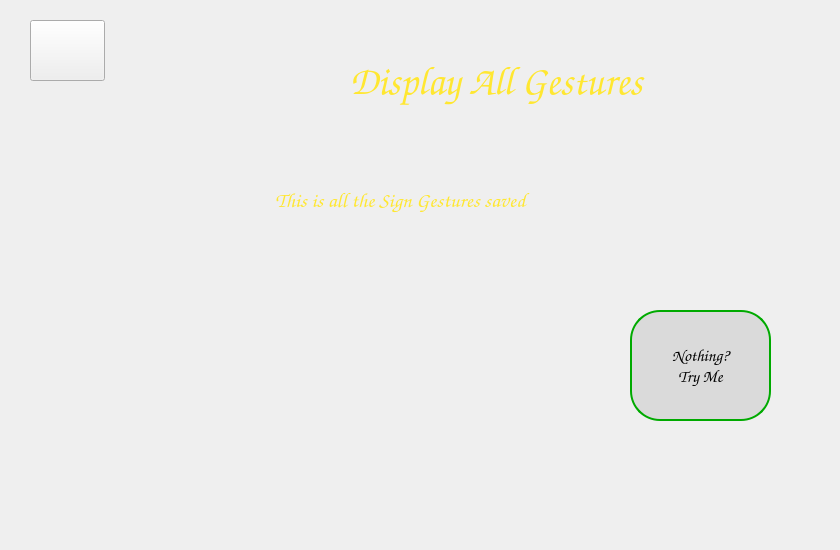
    <widget class="QWidget" name="page_6">
     <widget class="QLabel" name="Title_Page5">
      <property name="geometry">
       <rect>
        <x>170</x>
        <y>10</y>
        <width>661</width>
        <height>141</height>
       </rect>
      </property>
      <property name="font">
       <font>
        <family>Comic Sans MS</family>
        <pointsize>30</pointsize>
        <weight>75</weight>
        <italic>true</italic>
        <bold>true</bold>
       </font>
      </property>
      <property name="mouseTracking">
       <bool>false</bool>
      </property>
      <property name="styleSheet">
       <string notr="true">QLabel {color :rgb(255, 231, 49);}</string>
      </property>
      <property name="text">
       <string>Display All Gestures </string>
      </property>
      <property name="textFormat">
       <enum>Qt::AutoText</enum>
      </property>
      <property name="scaledContents">
       <bool>false</bool>
      </property>
      <property name="alignment">
       <set>Qt::AlignCenter</set>
      </property>
     </widget>
     <widget class="QLabel" name="Description_Page5">
      <property name="geometry">
       <rect>
        <x>70</x>
        <y>130</y>
        <width>661</width>
        <height>141</height>
       </rect>
      </property>
      <property name="font">
       <font>
        <family>Comic Sans MS</family>
        <pointsize>16</pointsize>
        <weight>50</weight>
        <italic>false</italic>
        <bold>false</bold>
       </font>
      </property>
      <property name="mouseTracking">
       <bool>false</bool>
      </property>
      <property name="styleSheet">
       <string notr="true">QLabel {color : rgb(255, 231, 49); }</string>
      </property>
      <property name="text">
       <string>This is all the Sign Gestures saved</string>
      </property>
      <property name="textFormat">
       <enum>Qt::AutoText</enum>
      </property>
      <property name="scaledContents">
       <bool>false</bool>
      </property>
      <property name="alignment">
       <set>Qt::AlignCenter</set>
      </property>
     </widget>
     <widget class="QLabel" name="display_all_img">
      <property name="geometry">
       <rect>
        <x>190</x>
        <y>230</y>
        <width>421</width>
        <height>311</height>
       </rect>
      </property>
      <property name="text">
       <string/>
      </property>
      <property name="pixmap">
       <pixmap>full_img.jpg</pixmap>
      </property>
      <property name="scaledContents">
       <bool>true</bool>
      </property>
     </widget>
     <widget class="QLabel" name="Icon_5">
      <property name="geometry">
       <rect>
        <x>60</x>
        <y>10</y>
        <width>221</width>
        <height>141</height>
       </rect>
      </property>
      <property name="text">
       <string/>
      </property>
      <property name="pixmap">
       <pixmap>Img/I1.png</pixmap>
      </property>
      <property name="scaledContents">
       <bool>true</bool>
      </property>
     </widget>
     <widget class="QPushButton" name="return_button_page5">
      <property name="geometry">
       <rect>
        <x>30</x>
        <y>20</y>
        <width>75</width>
        <height>61</height>
       </rect>
      </property>
      <property name="toolTip">
       <string>Return to previous page</string>
      </property>
      <property name="text">
       <string/>
      </property>
     </widget>
     <widget class="QPushButton" name="icon_button_5">
      <property name="geometry">
       <rect>
        <x>630</x>
        <y>310</y>
        <width>141</width>
        <height>111</height>
       </rect>
      </property>
      <property name="font">
       <font>
        <family>Comic Sans MS</family>
        <pointsize>13</pointsize>
        <weight>75</weight>
        <bold>true</bold>
       </font>
      </property>
      <property name="styleSheet">
       <string notr="true">QPushButton {
  border-color:rgb(0, 170, 0);
  background-color: rgb(218, 218, 218);
  border-width: 2px;        
  border-style: solid;
  border-radius: 30px;
}

QPushButton:hover:!pressed {
  background-color:  rgb(0, 170, 0);
  color: white
}</string>
      </property>
      <property name="text">
       <string>Nothing?
Try Me</string>
      </property>
     </widget>
    </widget>
